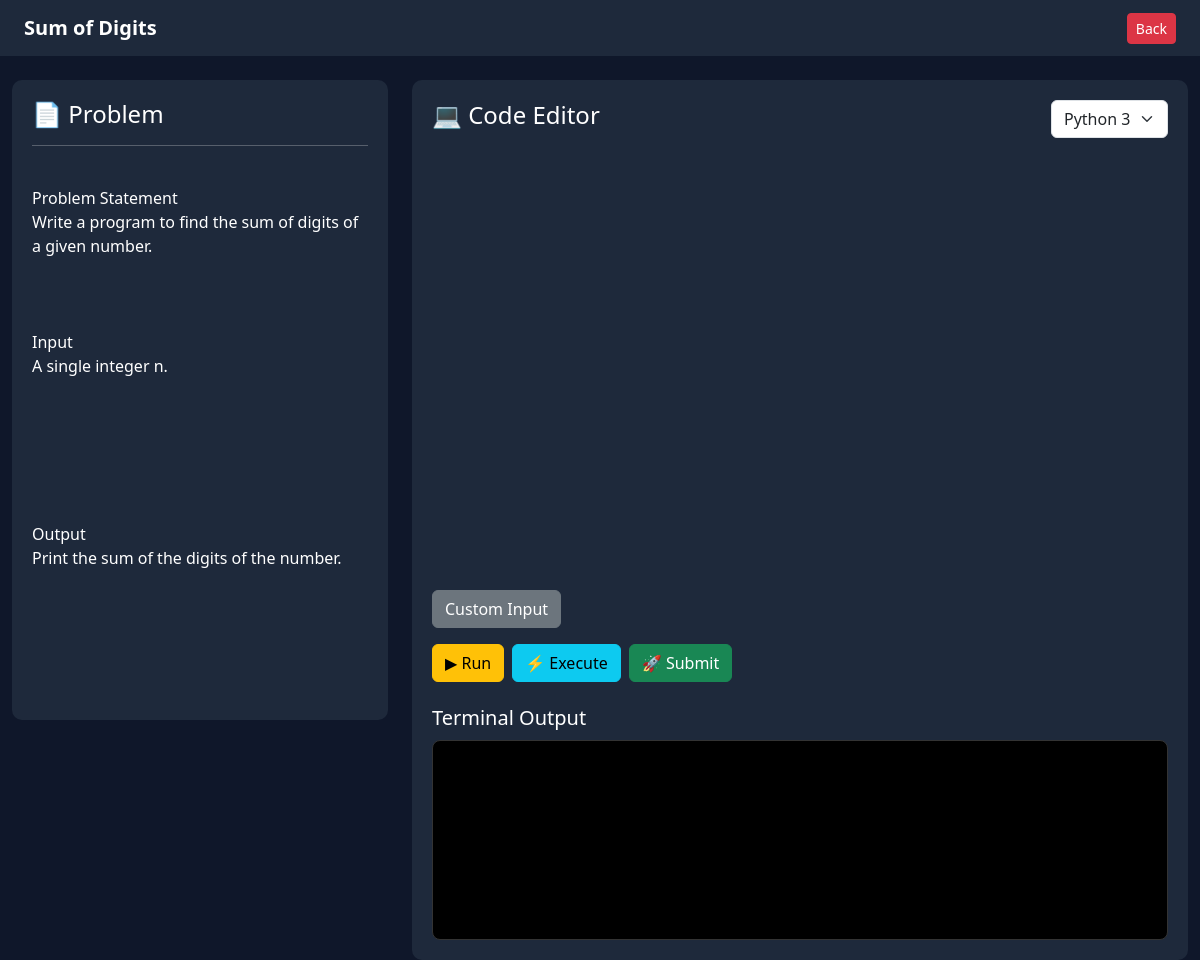
/problem/5 (signed in), run on the app's committed database.
### tables this page shows
CREATE TABLE problems(
    id INTEGER PRIMARY KEY AUTOINCREMENT,
    title TEXT,
    description TEXT
);

### app.py (the view)
@app.route("/problem/<int:pid>")
def problem(pid):
    if "user" not in session:
        return redirect("/")
    c.execute("SELECT * FROM problems WHERE id=?", (pid,))
    problem = c.fetchone()
    if not problem:
        return "Problem not found"
    return render_template("problem.html", problem=problem)

### templates/problem.html (shortened to what this page needs)
<!DOCTYPE html>
<html lang="en">
<head>
<link href="https://cdn.jsdelivr.net/npm/bootstrap@5.3.2/dist/css/bootstrap.min.css" rel="stylesheet">
</head>
<body>
<nav class="navbar navbar-dark px-4">
<span class="navbar-brand fw-bold">
{{ problem[1] }}
</span>
<a href="/dashboard" class="btn btn-danger btn-sm">
Back
</a>
</nav>
<div class="container-fluid mt-4">
<div class="row g-4">
<div class="col-md-4">
<div class="problem-box">
<h4>📄 Problem</h4>
<hr>
<div style="white-space: pre-wrap;">
{{ problem[2] }}
</div>
</div>
</div>
<div class="col-md-8">
<div class="editor-box">
<div class="d-flex justify-content-between align-items-center mb-3">
<h4>💻 Code Editor</h4>
<select id="language"
class="form-select w-auto"
onchange="changeTemplate()">
<option value="python">Python 3</option>
</select>
</div>
<div id="editor"></div>
<button class="btn btn-secondary mt-3"
onclick="toggleInput()">
Custom Input
</button>
<div class="mt-3 d-flex gap-2">
<button class="btn btn-warning"
onclick="runCode()">▶ Run</button>
<button class="btn btn-info"
onclick="executeCode()">⚡ Execute</button>
<button class="btn btn-success"
onclick="submitCode()">🚀 Submit</button>
</div>
<h5 class="mt-4">Terminal Output</h5>
<div class="terminal">
</div>
</div>
</div>
</div>
</div>
</body>
</html>

### templates/problem.html (style rules this page uses)
body { background:#0f172a; color:white; font-family:Segoe UI; }
.navbar { background:#1e293b; }
.problem-box { background:#1e293b; padding:20px; border-radius:10px; height:80vh; overflow:auto; }
.editor-box { background:#1e293b; padding:20px; border-radius:10px; }
#editor { height:420px; border-radius:8px; }
.terminal { background:black; color:#00ff00; font-family:Consolas,monospace; padding:15px; border-radius:8px; height:200px; overflow-y:auto; border:1px solid #333; margin-top:10px; }

### data on the page
problems: title "Sum of Digits", description "Problem Statement Write a program to find the sum of digits of a given number. Input A single integer n. Output Print the sum of the digits of the number."
